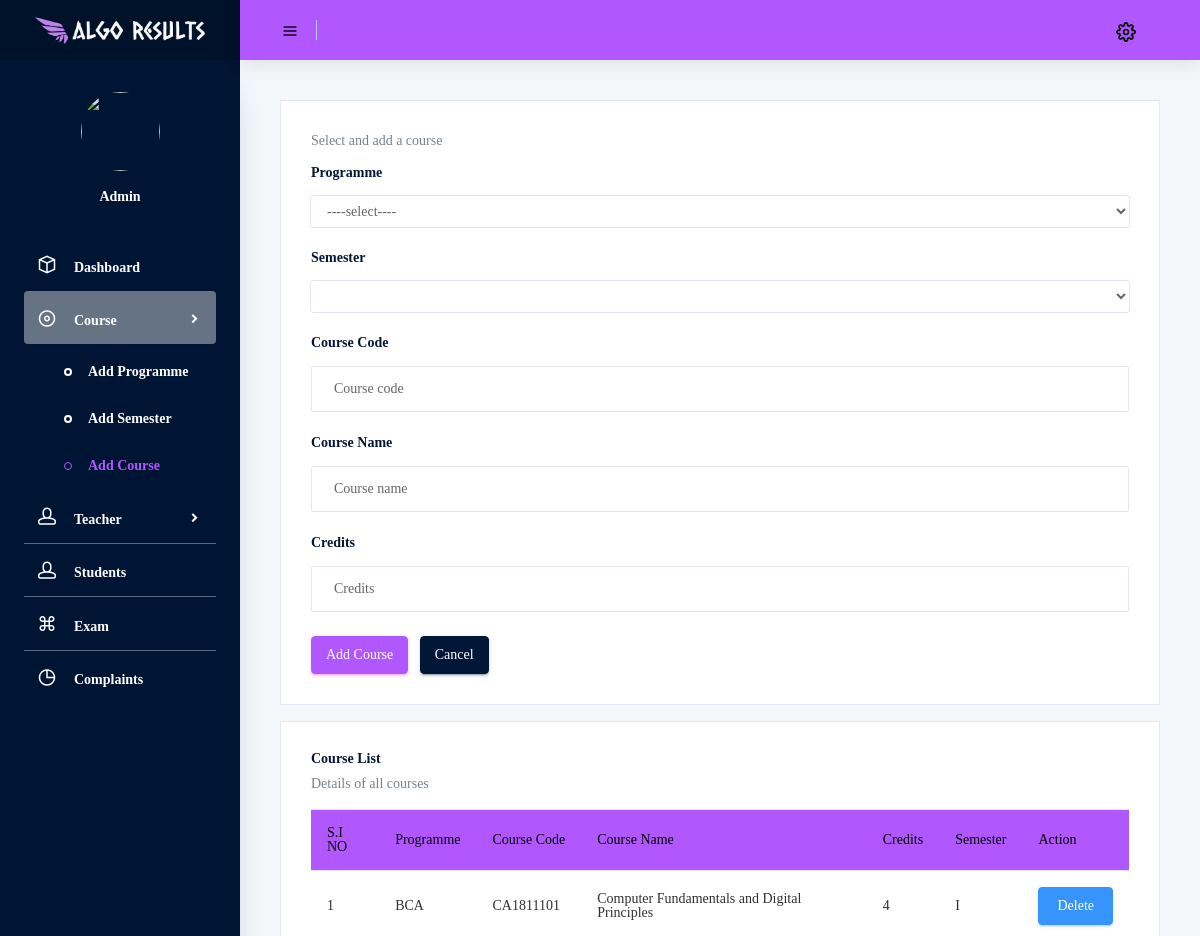
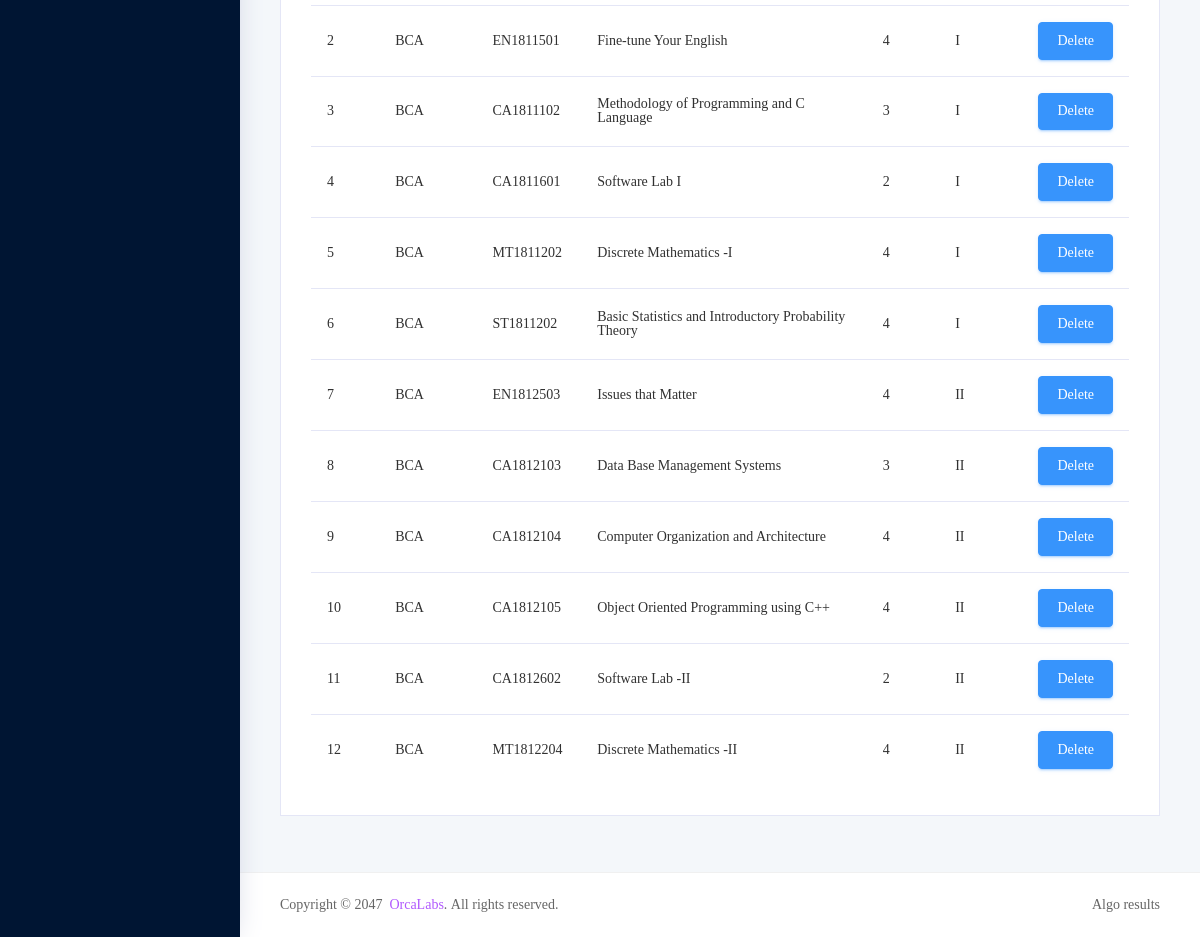
The app's page /Project/Admin/Course.php with its own data (2 pictures, top to bottom).
### tables this page shows
CREATE TABLE IF NOT EXISTS `tbl_courses` (
  `courses_id` int NOT NULL AUTO_INCREMENT,
  `programme_id` int NOT NULL,
  `semester_id` int NOT NULL,
  `courses_code` varchar(50) NOT NULL,
  `courses_name` varchar(100) NOT NULL,
  `credits` int NOT NULL,
  PRIMARY KEY (`courses_id`)
);

CREATE TABLE IF NOT EXISTS `tbl_programme` (
  `programme_id` int NOT NULL AUTO_INCREMENT,
  `programme_name` varchar(50) NOT NULL,
  PRIMARY KEY (`programme_id`)
);

CREATE TABLE IF NOT EXISTS `tbl_sem` (
  `sem_id` int NOT NULL,
  `sem_name` varchar(50) NOT NULL,
  PRIMARY KEY (`sem_id`)
);

### Project/Admin/Course.php (the view, shortened to what this page needs)
<?php
include("../Assets/Connection/Connection.php");
include('Head.php');
?>
<!DOCTYPE html>
<html lang="en">
<head>
	<link rel="stylesheet" href="../Assets/CSS/Font.css">
</head>
<body>
	<div class="row">
		<div class="col-12 grid-margin stretch-card">
			<div class="card">
				<div class="card-body">
					<p class="card-description">
						Select and add a course
					</p>
					<form action="" method="POST" class="forms-sample">
						<div class="form-group">
							<label for="programme">
								<h4 class="card-title">Programme</h4>
							</label>
							<select class="form-control js-example-basic-single w-100" name="programme" id="programme" onchange="getSemester(this.value)" required>
								<option value="">----select----</option>
							</select>
						</div>
						<div class="form-group">
							<label for="semester">
								<h4 class="card-title">Semester</h4>
							</label>
							<select class="form-control js-example-basic-single w-100" name="semester" id="semester" required>
							</select>
						</div>
						<div class="form-group">
							<label for="courses_code">
								<h4 class="card-title">Course Code</h4>
							</label>
							<input type="text" class="form-control" name="courses_code" placeholder="Course code" required title="Allows Only Numbers and Uppercase alphabets" pattern="^[A-Z0-9]*$">
						</div>
						<div class="form-group">
							<label for="courses_name">
								<h4 class="card-title">Course Name</h4>
							</label>
							<input type="text" class="form-control" name="courses_name" placeholder="Course name" required title="Allows Only Alphabets,Spaces and Special Characters(-,+)" pattern="^[A-Z]+[a-zA-Z \+\-]*$">
						</div>
						<div class="form-group">
							<label for="credits">
								<h4 class="card-title">Credits</h4>
							</label>
							<input type="number" class="form-control" name="credits" min=1 max=10 placeholder="Credits" required>
						</div>
						<button type="submit" class="btn btn-primary mr-2" name="btn_submit">Add Course</button>
						<button type="reset" class="btn btn-dark">Cancel</button>
					</form>
				</div>
			</div>
		</div>
	</div>
	<div class="row">
		<div class="col-lg-12 grid-margin stretch-card">
			<div class="card">
				<div class="card-body">
					<h4 class="card-title">Course List</h4>
					<p class="card-description">
						Details of all courses
					</p>
					<div class="table-responsive">
						<table class="table table-hover">
							<thead>
								<tr>
									<td>S.I NO</td>
									<td>Programme</td>
									<td>Course&nbsp;Code</td>
									<td>Course&nbsp;Name</td>
									<td>Credits</td>
									<td>Semester</td>
									<td>Action</td>
								</tr>
							</thead>
							<tbody>
								<?php
								$i = 0;
								$selQry = "SELECT * FROM tbl_courses co INNER JOIN tbl_sem sem ON sem.sem_id=co.semester_id INNER JOIN tbl_programme pro ON pro.programme_id=co.programme_id;";
								$data = mysqli_query($con, $selQry);
								while ($row = mysqli_fetch_assoc($data)) {
									$i++;
								?>
									<tr>
										<td><?php echo $i; ?></td>
										<td><?php echo $row["programme_name"]; ?></td>
										<td><?php echo $row["courses_code"]; ?></td>
										<td><?php echo $row["courses_name"]; ?></td>
										<td><?php echo $row["credits"]; ?></td>
										<td><?php echo $row["sem_name"]; ?></td>
										<td><a href="Course.php?del=<?php echo $row["courses_id"]; ?>"><button class="btn btn-info btn-block mr-2">Delete</button></a></td>
									</tr>
								<?php
								}
								?>
							</tbody>
						</table>
					</div>
				</div>
			</div>
		</div>
	</div>
</body>
<?php
include('Foot.php');
?>
</html>

### Project/Admin/Course.php (style rules this page uses)
thead th, thead td { color: black; background-color: #b058fe; }
tbody th, tbody td { color: #313131; }

### records on screen
tbl_courses: programme.programme_name "BCA", courses_code "CA1811101", courses_name "Computer Fundamentals and Digital Principles", credits "4", tbl_sem.sem_name "I"
tbl_courses: programme.programme_name "BCA", courses_code "EN1811501", courses_name "Fine-tune Your English", credits "4", tbl_sem.sem_name "I"
tbl_courses: programme.programme_name "BCA", courses_code "CA1811102", courses_name "Methodology of Programming and C Language", credits "3", tbl_sem.sem_name "I"
tbl_courses: programme.programme_name "BCA", courses_code "CA1811601", courses_name "Software Lab I", credits "2", tbl_sem.sem_name "I"
tbl_courses: programme.programme_name "BCA", courses_code "MT1811202", courses_name "Discrete Mathematics -I", credits "4", tbl_sem.sem_name "I"
tbl_courses: programme.programme_name "BCA", courses_code "ST1811202", courses_name "Basic Statistics and Introductory Probability Theory", credits "4", tbl_sem.sem_name "I"
tbl_courses: programme.programme_name "BCA", courses_code "EN1812503", courses_name "Issues that Matter", credits "4", tbl_sem.sem_name "II"
tbl_courses: programme.programme_name "BCA", courses_code "CA1812103", courses_name "Data Base Management Systems", credits "3", tbl_sem.sem_name "II"
tbl_courses: programme.programme_name "BCA", courses_code "CA1812104", courses_name "Computer Organization and Architecture", credits "4", tbl_sem.sem_name "II"
tbl_courses: programme.programme_name "BCA", courses_code "CA1812105", courses_name "Object Oriented Programming using C++", credits "4", tbl_sem.sem_name "II"
tbl_courses: programme.programme_name "BCA", courses_code "CA1812602", courses_name "Software Lab -II", credits "2", tbl_sem.sem_name "II"
tbl_courses: programme.programme_name "BCA", courses_code "MT1812204", courses_name "Discrete Mathematics -II", credits "4", tbl_sem.sem_name "II"
